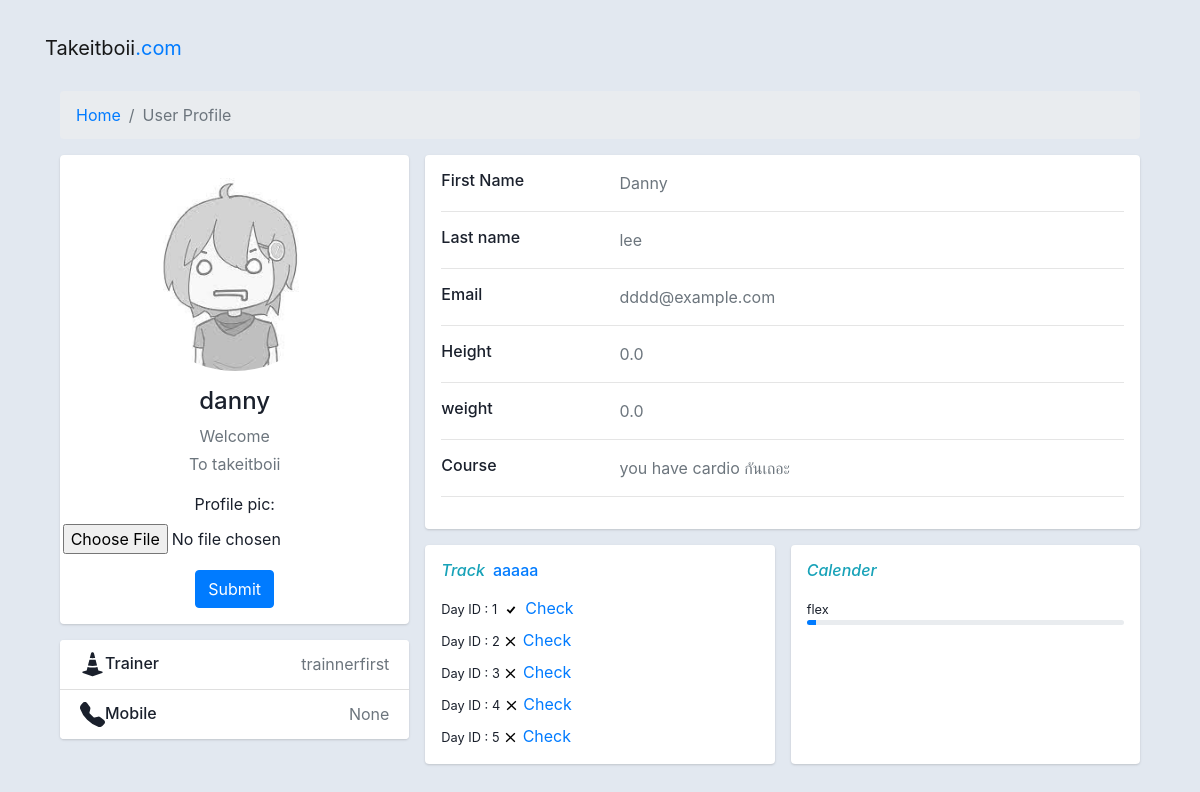
Screenshot of /Users/ (signed in) with the database file from the repository.
### Users/models.py (models this page shows, shortened)
class Customer(models.Model):
    user = models.OneToOneField(User, on_delete=models.CASCADE, blank=True)
    owned = models.ForeignKey('Courses.Course', on_delete=models.CASCADE,
                              blank=True, related_name="study", null=True)
    weight = models.FloatField(default=0)
    height = models.FloatField(default=0)
    bmi = models.FloatField(default=0)
    trainer = models.ForeignKey('Trainer.Trainer', on_delete=models.CASCADE,
                                related_name="my_trainer", null=True, blank=True)
    track_customer = models.OneToOneField(
        'Tracking.Tracks', related_name="tracks_owner", on_delete=models.SET_NULL, null=True, blank=True)
    profile_pic = models.ImageField(null=True, blank=True)

### Courses/models.py (models this page shows, shortened)
class Course(models.Model):
    name = models.CharField(max_length=500)
    info = models.CharField(max_length=500)
    teach = models.ManyToManyField(
        'Trainer.Trainer', related_name="teacher", blank=False)
    days = models.PositiveIntegerField(default=0)
    pic = models.ImageField(null=True, blank=True,default="default-image.png")

### Tracking/models.py (models this page shows)
class Program(models.Model):
    start_date = models.DateTimeField(auto_now=False, auto_now_add=False)
    end_date = models.DateTimeField()
    objective = models.ManyToManyField(Workout,related_name="workout")
    day = models.IntegerField(default=0)
    status = models.BooleanField(default=False)
    def __str__(self):
        return f"day {self.day}"

### Users/views.py (the view)
# urls.py: path("",views.index,name="workout"),
def index(request):
    if not request.user.is_authenticated:
        return HttpResponseRedirect(reverse("Users:login"))
    else:
        try:
            checkTr = Trainer.objects.get(user=request.user)
        except Trainer.DoesNotExist:
            checkTr = None
        if checkTr is not None:
            return HttpResponseRedirect(reverse("Trainer:index"))
        else:
            Customer1 = request.user.customer
            form = CustomerForm(instance=Customer1)
            tr = get_object_or_404(Customer, user=request.user).trainer
            tr_name = "None"
            cus_track = "None"
            cus_tracks_program = "None"
            cus_tracks_objective = "None"
            if tr is not None:
                tr_name = tr.user
                cus_track_join = get_object_or_404(
                    Customer, user=request.user).track_customer
                cus_tracks_program = get_object_or_404(
                    Tracks, id=cus_track_join.id).day_program.all()
                print(cus_tracks_program)
                check_day_program_length = len(cus_tracks_program)
                for i in cus_tracks_program:
                    cus_tracks_objective = get_object_or_404(
                        Program, id=i.id).objective.all()
                    check_workout_length = len(cus_tracks_objective)
                    check_workout_finish = 0
                    check_workout = []
                    for x in cus_tracks_objective:
                        if x.status:
                            check_workout_finish += 1
                    if check_workout_finish != check_workout_length:
                        check_workout.append(0)
                    else:
                        check_workout.append(1)
            if request.method == 'POST':
                form = CustomerForm(
                    request.POST, request.FILES, instance=Customer1)
                if form.is_valid():
                    form.save()
            context = {'form': form,
                       'trainer': tr_name,
                       'program': cus_tracks_program, "workout":  cus_tracks_objective}
        return render(request, "users/userprofile.html", context)

### Users/forms.py
class CustomerForm(ModelForm):
    class Meta:
        model = Customer
        fields = ['profile_pic', ]

### Users/templates/users/userprofile.html (shortened to what this page needs)
<!DOCTYPE html>
<html>
<head>
    <link rel="stylesheet" href="https://stackpath.bootstrapcdn.com/bootstrap/4.3.1/css/bootstrap.min.css"
>
</head>
<body>
    <nav class="navbar navbar-expand-lg navbar-light">
        <div class="container">
            <a href="{% url 'home:index' %}" class="navbar-brand">Takeitboii<span class="text-primary">.com</span></a>
        </div>
    </nav>
    <div class="container">
        <div class="main-body">
            <nav aria-label="breadcrumb" class="main-breadcrumb">
                <ol class="breadcrumb">
                    <li class="breadcrumb-item"><a href="{% url 'home:index' %}">Home</a></li>
                    <li class="breadcrumb-item active" aria-current="page">User Profile</li>
                </ol>
            </nav>
            <div class="row gutters-sm">
                <div class="col-md-4 mb-3">
                    <div class="card">
                        <div class="card-body">
                            <div class="d-flex flex-column align-items-center text-center">
                                {% if request.user.customer.profile_pic %}
                                <img class='profile-pic' src='{{request.user.customer.profile_pic.url}}'>
                                {% else %}
                                <img class='profile-pic' src='/static/images/user_default_pic.jfif'>
                                {% endif %}
                                <div class="mt-3">
                                    <h4> {{request.user.username}}</h4>
                                    <p class="text-secondary mb-1">Welcome </p>
                                    <p class="text-muted font-size-sm">To takeitboii</p>
                                    <div class="col-md-p">
                                        <form method="POST" action="" enctype="multipart/form-data">
                                            {{ form.as_p }}
                                            <input class="btn btn-primary" type="submit" name="Update picture">
                                        </form>
                                    </div>
                                </div>
                            </div>
                        </div>
                    </div>
                    <div class="card mt-3">
                        <ul class="list-group list-group-flush">
                            <li class="list-group-item d-flex justify-content-between align-items-center flex-wrap">
                                <h6 class="mb-0">Trainer </h6>
                                <span class="text-secondary"> {{trainer}} </span>
                            </li>
                            <li class="list-group-item d-flex justify-content-between align-items-center flex-wrap">
                                <h6 class="mb-0">Mobile</h6>
                                <span class="text-secondary">None</span>
                            </li>
                        </ul>
                    </div>
                </div>
                <div class="col-md-8">
                    <div class="card mb-3">
                        <div class="card-body">
                            <div class="row">
                                <div class="col-sm-3">
                                    <h6 class="mb-0">First Name</h6>
                                </div>
                                <div class="col-sm-9 text-secondary">
                                    {{request.user.first_name}}
                                </div>
                            </div>
                            <hr>
                            <div class="row">
                                <div class="col-sm-3">
                                    <h6 class="mb-0">Last name</h6>
                                </div>
                                <div class="col-sm-9 text-secondary">
                                    {{request.user.last_name}}
                                </div>
                            </div>
                            <hr>
                            <div class="row">
                                <div class="col-sm-3">
                                    <h6 class="mb-0">Email</h6>
                                </div>
                                <div class="col-sm-9 text-secondary">
                                    {{request.user.email}}
                                </div>
                            </div>
                            <hr>
                            <div class="row">
                                <div class="col-sm-3">
                                    <h6 class="mb-0">Height</h6>
                                </div>
                                <div class="col-sm-9 text-secondary">
                                    {{request.user.customer.height}}
                                </div>
                            </div>
                            <hr>
                            <div class="row">
                                <div class="col-sm-3">
                                    <h6 class="mb-0">weight</h6>
                                </div>
                                <div class="col-sm-9 text-secondary">
                                    {{request.user.customer.weight}}
                                </div>
                            </div>
                            <hr>
                            <div class="row">
                                <div class="col-sm-3">
                                    <h6 class="mb-0">Course</h6>
                                </div>
                                {% if request.user.customer.owned %}
                                <div class="col-sm-9 text-secondary">you have {{request.user.customer.owned.name}}</div>
                            {% endif %}
                        </div>
                        <hr>
                    </div>
                </div>
                <div class="row gutters-sm">
                    <div class="col-sm-6 mb-3">
                        <div class="card h-100">
                            <div class="card-body">
                                <h6 class="d-flex align-items-center mb-3"><i
                                        class="material-icons text-info mr-2">Track</i>
                                    <a href="{% url 'Users:edittrack'  %}">aaaaa
                                    </a>
                                </h6>
                                {% for i in program %}
                                <small>Day ID : {{i.id}} </small>
                                {% if i.status %}
                                <svg width="20px" height="20px" viewBox="-81 0 512 512"
                                    xmlns="http://www.w3.org/2000/svg">
                                    <title>i-tick</title>
                                    <path d="M64 261L96 229 149 282 250 160 286 192 153 350 64 261Z" />
                                </svg>
                                {% else %}
                                <svg width="15px" height="15px" viewBox="-28 0 512 512"
                                    xmlns="http://www.w3.org/2000/svg">
                                    <title>cancel</title>
                                    <path
                                        d="M64 388L196 256 64 124 96 92 228 224 360 92 392 124 260 256 392 388 360 420 228 288 96 420 64 388Z" />
                                </svg>
                                {% endif %}
                                <a href="{% url 'Users:show_program'  i.id %}" ;>Check</a>
                                {% endfor %}
                            </div>
                        </div>
                    </div>
                    <div class="col-sm-6 mb-3">
                        <div class="card h-100">
                            <div class="card-body">
                                <h6 class="d-flex align-items-center mb-3"><i
                                        class="material-icons text-info mr-2">Calender </i></h6>
                                <small>flex</small>
                                <div class="progress mb-3" style="height: 5px">
                                    <div class="progress-bar bg-primary" role="progressbar" style="width: 3%"
                                        aria-valuenow="66" aria-valuemin="0" aria-valuemax="100"></div>
                                </div>
                            </div>
                        </div>
                    </div>
                </div>
            </div>
        </div>
    </div>
</body>
</html>

### Users/templates/users/userprofile.html (style rules this page uses)
.profile-pic { width: 200px; height: 200px; overflow: hidden; -webkit-border-radius: 50%; -moz-border-radius: 50%; -ms-border-radius: 50%; -o-border-radius: 50%; border-radius: 50%; }
body { margin-top: 20px; color: #1a202c; text-align: left; background-color: #e2e8f0; }
.main-body { padding: 15px; }
.card { box-shadow: 0 1px 3px 0 rgba(0, 0, 0, .1), 0 1px 2px 0 rgba(0, 0, 0, .06); }
.card { position: relative; display: flex; flex-direction: column; min-width: 0; word-wrap: break-word; background-color: #fff; background-clip: border-box; border: 0 solid rgba(0, 0, 0, .125); border-radius: .25rem; }
.card-body { flex: 1 1 auto; min-height: 1px; padding: 1rem; }
.gutters-sm { margin-right: -8px; margin-left: -8px; }
.gutters-sm>.col, .gutters-sm>[class*=col-] { padding-right: 8px; padding-left: 8px; }
.mb-3, .my-3 { margin-bottom: 1rem !important; }
.h-100 { height: 100% !important; }

### rows the page displays
Program: id "1", status True (drawn)
Program: id "2", status False (drawn)
Program: id "3", status False (drawn)
Program: id "4", status False (drawn)
Program: id "5", status False (drawn)

### other values shown
{{ request.user.username }} "danny"
{{ trainer }} "trainnerfirst"
{{ request.user.first_name }} "Danny"
{{ request.user.last_name }} "lee"
{{ request.user.email }} "dddd@example.com"
{{ request.user.customer.height }} "0.0"
{{ request.user.customer.weight }} "0.0"
{{ request.user.customer.owned.name }} "cardio กันเถอะ"
